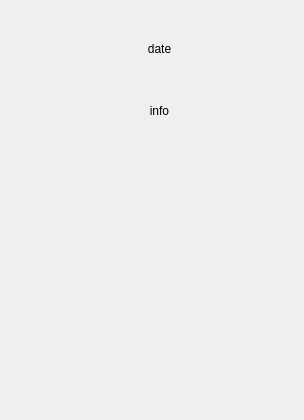
<?xml version="1.0" encoding="UTF-8"?>
<ui version="4.0">
 <class>Weather</class>
 <widget class="QWidget" name="Weather">
  <property name="geometry">
   <rect>
    <x>0</x>
    <y>0</y>
    <width>304</width>
    <height>420</height>
   </rect>
  </property>
  <property name="windowTitle">
   <string>Form</string>
  </property>
  <widget class="QLabel" name="label_info">
   <property name="geometry">
    <rect>
     <x>59</x>
     <y>339</y>
     <width>199</width>
     <height>41</height>
    </rect>
   </property>
   <property name="text">
    <string/>
   </property>
   <property name="alignment">
    <set>Qt::AlignCenter</set>
   </property>
  </widget>
  <widget class="QLabel" name="label_temp">
   <property name="geometry">
    <rect>
     <x>59</x>
     <y>299</y>
     <width>199</width>
     <height>41</height>
    </rect>
   </property>
   <property name="text">
    <string/>
   </property>
   <property name="alignment">
    <set>Qt::AlignCenter</set>
   </property>
  </widget>
  <widget class="QLabel" name="label_date">
   <property name="geometry">
    <rect>
     <x>60</x>
     <y>83</y>
     <width>199</width>
     <height>56</height>
    </rect>
   </property>
   <property name="text">
    <string>info</string>
   </property>
   <property name="alignment">
    <set>Qt::AlignCenter</set>
   </property>
  </widget>
  <widget class="QLabel" name="label_wind">
   <property name="geometry">
    <rect>
     <x>60</x>
     <y>379</y>
     <width>199</width>
     <height>41</height>
    </rect>
   </property>
   <property name="text">
    <string/>
   </property>
   <property name="alignment">
    <set>Qt::AlignCenter</set>
   </property>
  </widget>
  <widget class="QLabel" name="label_weather_pic">
   <property name="geometry">
    <rect>
     <x>60</x>
     <y>145</y>
     <width>201</width>
     <height>141</height>
    </rect>
   </property>
   <property name="text">
    <string/>
   </property>
   <property name="alignment">
    <set>Qt::AlignCenter</set>
   </property>
  </widget>
  <widget class="QLabel" name="label_week">
   <property name="geometry">
    <rect>
     <x>60</x>
     <y>20</y>
     <width>199</width>
     <height>57</height>
    </rect>
   </property>
   <property name="text">
    <string>date</string>
   </property>
   <property name="alignment">
    <set>Qt::AlignCenter</set>
   </property>
  </widget>
 </widget>
 <resources/>
 <connections/>
</ui>
